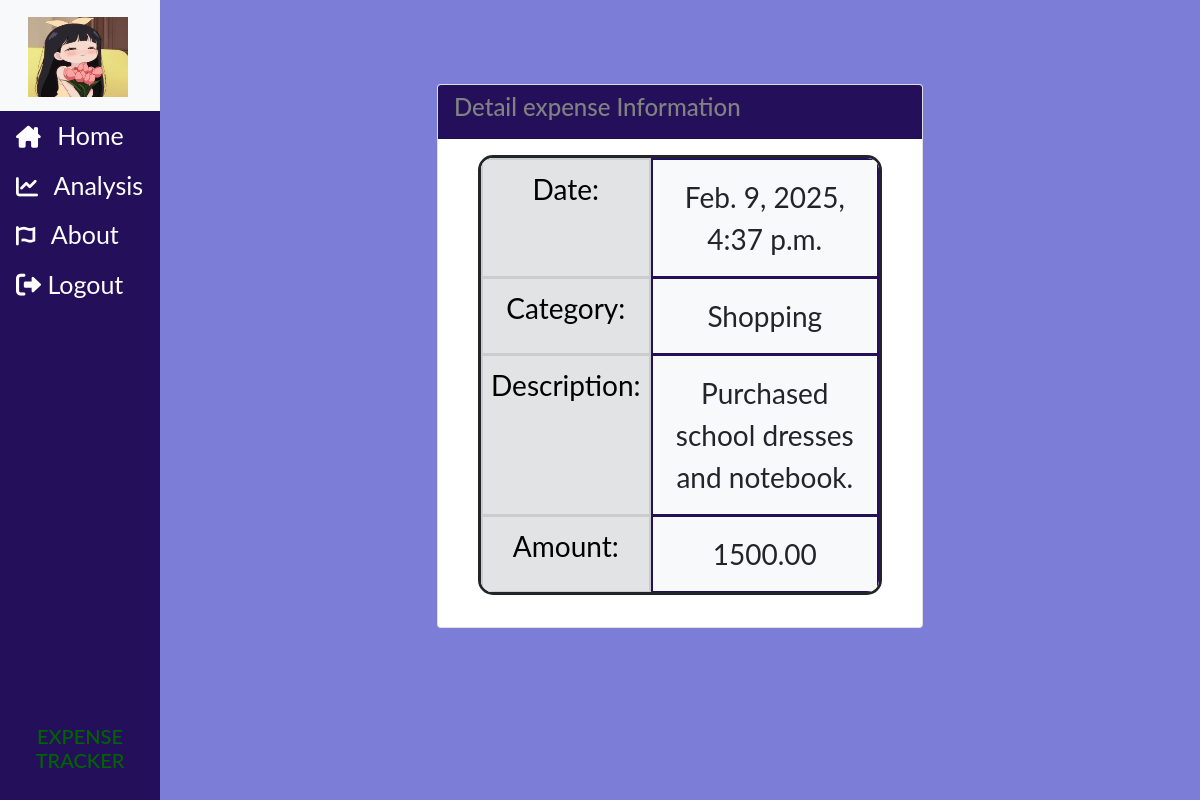
/exp/view/2/ (signed in), run on the app's committed database.
### Users/models.py (models this page shows, shortened)
class Profile(models.Model):
    user=models.OneToOneField(User,on_delete=models.CASCADE)
    image=models.ImageField(default="default.jpg",upload_to="profile_pics")
    location=models.CharField(max_length=100)
    occupation=models.CharField(max_length=100)
    monthly_income=models.DecimalField(max_digits=10,decimal_places=2,default=0.00)

### money_manager/models.py (models this page shows)
class Expense(models.Model):
    category=models.CharField(max_length=100,choices=categories,default=None)
    date=models.DateTimeField(auto_now_add=False,auto_now=False)
    description=models.TextField(max_length=300)
    amount=models.DecimalField(max_digits=10,decimal_places=2)
    user=models.ForeignKey(User,on_delete=models.CASCADE)

### money_manager/views.py (the view)
# urls.py: path('view/<int:exp_id>/',views.view,name="view"),
@login_required
def view(request,exp_id):
    if request.method == "POST":
        expense_ = Expense.objects.get(id=exp_id)
        form = Expenseform(request.POST, instance=expense_)
        if form.is_valid():
            form.save()
        return redirect("money_manager:index")
    else:
        expense_ = Expense.objects.get(id=exp_id)
        form = Expenseform(instance=expense_)
    return render(request,'Money_Manager/viewform.html',{'form':form,'expense_':expense_})

### money_manager/templates/Money_Manager/viewform.html (shortened to what this page needs)
{% extends "Money_Manager/base.html" %}
{% block body %}
<br/>
<br/>
<div class="container">
    <div class="row justify-content-center">
        <div class="col-md-6">
            <div class="card">
                <div class="card-header" style="background-color: #24105a; color:#818181;">
                    <h4 class="card-title">Detail expense Information</h4>
                </div>
                <div class="card-body">
                    <form action="{% url 'money_manager:view' expense_.id %}" method="POST">
                    <div class="container">
                        <table class="table border border-3 border-dark">
                            <tbody>
                                <tr>
                                    <td class="table-secondary">Date:</td>
                                    <td class="p-3 mb-2 bg-light text-dark">{{expense_.date}}</td>
                                </tr>
                                <tr>
                                    <td class="table-secondary">Category:</td>
                                    <td class="p-3 mb-2 bg-light text-dark">{{expense_.category}}</td>
                                </tr>
                                <tr>
                                    <td class="table-secondary">Description:</td>
                                    <td class="p-3 mb-2 bg-light text-dark">{{expense_.description}}</td>
                                </tr>
                                <tr>
                                    <td class="table-secondary">Amount:</td>
                                    <td class="p-3 mb-2 bg-light text-dark">{{expense_.amount}}</td>
                                </tr>
                            </tbody>
                        </table>
                    </div>
                    </form>
                </div>
            </div>
        </div>
    </div>
</div>
{% endblock %}

### money_manager/templates/Money_Manager/base.html (shortened to what this page needs)
{% load static %}
<!DOCTYPE html>
<html lang="en">
<head>
    <link href="https://cdn.jsdelivr.net/npm/bootstrap@5.0.2/dist/css/bootstrap.min.css" rel="stylesheet">
    <link rel="stylesheet" href="https://cdnjs.cloudflare.com/ajax/libs/font-awesome/6.0.0-beta3/css/all.min.css">
    <link href="{% static 'Money_Manager/style.css' %}" rel="stylesheet">
</head>
<body>
    <div class="sidenav">
      <nav class="navbar navbar-light bg-light">
        <div class="container-fluid">
          <a class="navbar-brand" href="#">
            <img src="{{ user.profile.image.url }}" alt="{{ user.username }}" width="100px" height="80px" class="d-inline-block align-text-top">
          </a>
        </div>
      </nav>
      <div class="menu">
        <a href="{% url 'money_manager:index' %}"><i class="fa-solid fa-house-chimney"></i> Home </a>
        <a href="{% url 'money_manager:chart_view' %}"><i class="fa-solid fa-chart-line"></i> Analysis </a>
        {% if user.is_authenticated %}
            <a href="{% url 'about' %}"><i class="fa-solid fa-font-awesome"></i> About </a>
            <form method="POST" action="{% url 'logout' %}" style="display: inline;">
                <button type="submit" class="menu-button">
                    <i class="fa-solid fa-right-from-bracket"></i> Logout
                </button>
            </form>
        {% else %}
            <a href="{% url 'login_page' %}"><i class="fa-solid fa-arrow-right-to-bracket"></i> Login</a>
        {% endif %}
    </div>
      <div class="bottom-text">
          <h6>EXPENSE TRACKER</h6>
      </div>
    </div >
    <div class= "main">
        {% block body %}
        {% endblock %}
    </div>
</body>
</html>

### money_manager/static/Money_Manager/style.css (style rules this page uses)
body { background-color:#7b7dd6; }
body { font-family: "Lato", sans-serif; }

### data on the page
Expense: date "Feb. 9, 2025, 4:37 p.m.", category "Shopping", description "Purchased school dresses and notebook.", amount "1500.00"
